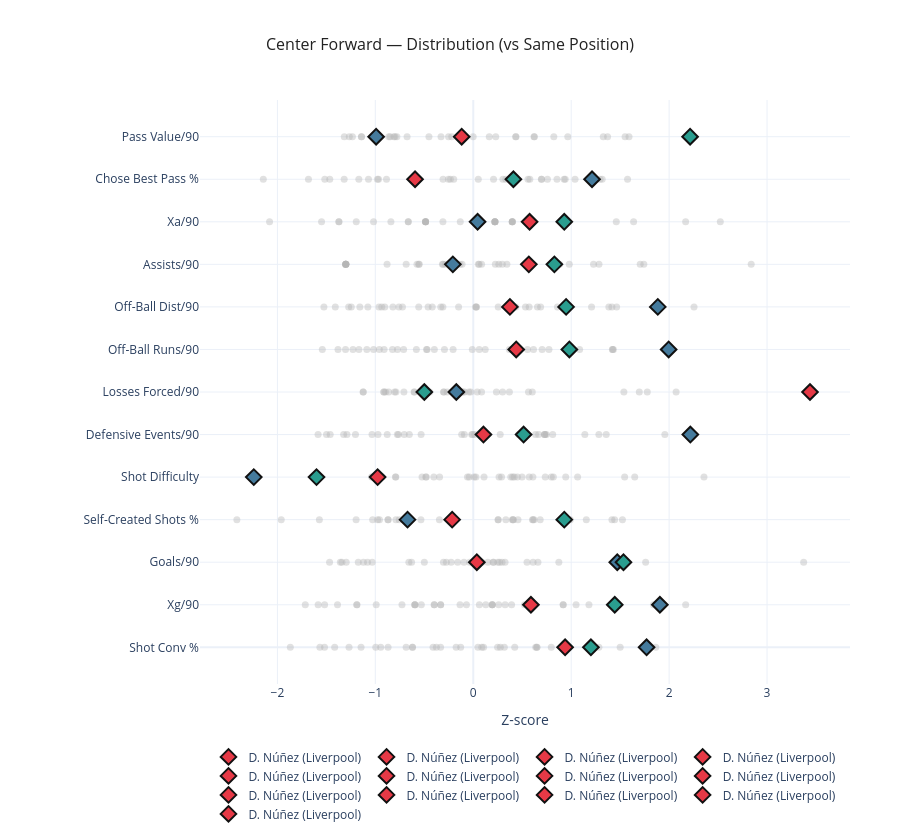
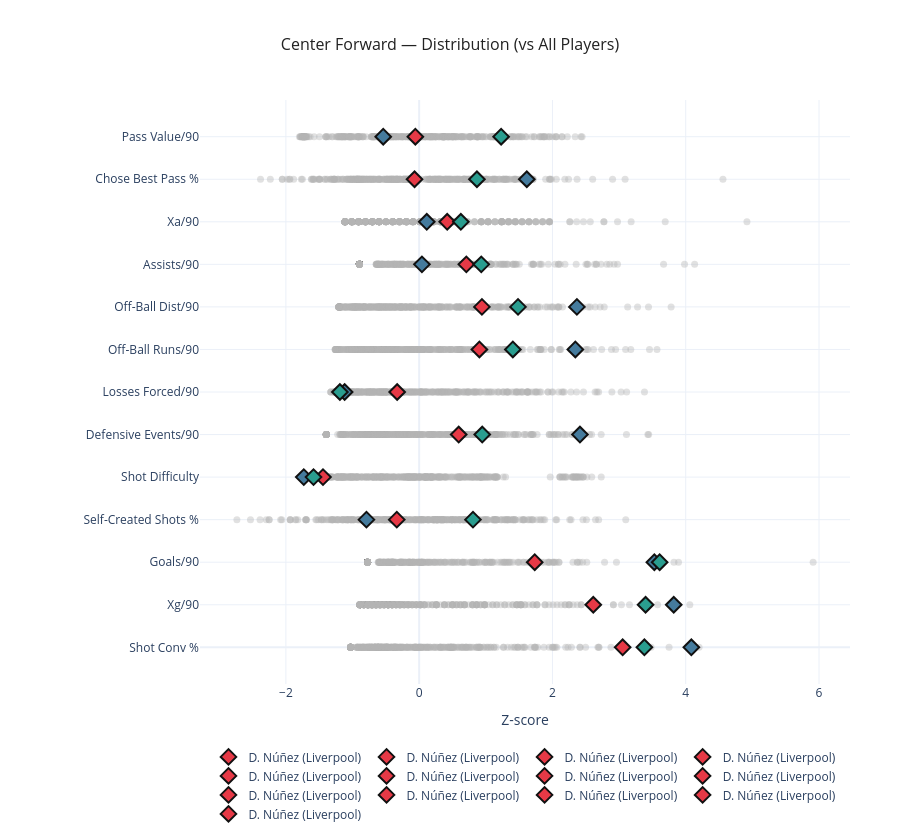

Notebook source saved alongside these figures, in order:
### Code cell
# USAGE EXAMPLE
plot_player_comparison(merged_final, ["D. Núñez", "E. Haaland", "A. Isak"])

### Figure 1 — Plotly figure (JSON) as saved in the notebook; plotly's stock layout.template omitted (floating-point values rounded to 4 significant figures)
{"data": [{"hoverinfo": "skip", "marker": {"color": "rgba(180,180,180,0.4)", "size": 7}, "mode": "markers", "showlegend": false, "type": "scatter", "x": [-0.621, -1.269, 0.6379, 0.6507, 0.2766, -0.6204, 0.2484, -0.3765, -0.6855, -0.1749, 0.3173, -1.566, -1.415, -1.868, -0.4102, 0.9795, 1.201, 1.168, -0.9452, 0.7967, 1.77, 1.283, 0.048, -1.146, -0.8702, -0.3334, 0.9379, 0.6492, -0.1284, 0.08667, 0.1056, 0.4236, 1.5, -1.519, -0.9958, 1.864], "y": [0, 0, 0, 0, 0, 0, 0, 0, 0, 0, 0, 0, 0, 0, 0, 0, 0, 0, 0, 0, 0, 0, 0, 0, 0, 0, 0, 0, 0, 0, 0, 0, 0, 0, 0, 0]}, {"hoverinfo": "skip", "marker": {"color": "rgba(180,180,180,0.4)", "size": 7}, "mode": "markers", "showlegend": false, "type": "scatter", "x": [-1.386, 0.1939, -0.3329, 1.84, 0.06218, -1.189, -0.7279, -1.189, -1.584, 0.128, 0.1939, 1.05, -0.0695, -1.716, 0.5231, -0.1353, 1.445, 0.9181, -0.3987, -0.5962, 1.906, 0.9181, 0.2597, -0.9913, -0.5962, -0.3987, 0.5889, -0.5304, 0.1939, 0.3914, -0.5962, 0.3255, 1.181, -1.518, -0.3329, 2.169], "y": [1, 1, 1, 1, 1, 1, 1, 1, 1, 1, 1, 1, 1, 1, 1, 1, 1, 1, 1, 1, 1, 1, 1, 1, 1, 1, 1, 1, 1, 1, 1, 1, 1, 1, 1, 1]}, {"hoverinfo": "skip", "marker": {"color": "rgba(180,180,180,0.4)", "size": 7}, "mode": "markers", "showlegend": false, "type": "scatter", "x": [-1.297, -0.4995, 0.02891, 0.2023, -0.2258, -1.08, -0.6295, -1.467, -0.3044, 0.06945, 0.2509, -0.6576, -1.174, -1.341, 0.08922, 0.8739, 1.534, 0.6602, -0.2744, 0.3247, 1.471, 0.6109, 0.2685, -1.032, 0.2078, 0.5491, 0.03635, 0.1489, -0.1593, 0.2937, -0.03731, -0.09467, 1.76, -1.122, -1.358, 3.374], "y": [2, 2, 2, 2, 2, 2, 2, 2, 2, 2, 2, 2, 2, 2, 2, 2, 2, 2, 2, 2, 2, 2, 2, 2, 2, 2, 2, 2, 2, 2, 2, 2, 2, 2, 2, 2]}, {"hoverinfo": "skip", "marker": {"color": "rgba(180,180,180,0.4)", "size": 7}, "mode": "markers", "showlegend": false, "type": "scatter", "x": [0.6048, 0.4065, -0.3458, 0.611, 0.6833, 0.9911, -0.8687, 0.9784, -1.572, -0.756, 0.3329, 1.523, 0.4092, -0.8714, -0.5343, -2.414, 0.9295, 0.6208, -0.9765, -1.961, -0.6712, 0.4566, 0.3985, -1.027, 1.154, 1.444, -0.2152, -0.7895, -0.1955, 0.2551, 1.416, 0.9338, -0.9576, 0.9495, 0.2527, -1.196], "y": [3, 3, 3, 3, 3, 3, 3, 3, 3, 3, 3, 3, 3, 3, 3, 3, 3, 3, 3, 3, 3, 3, 3, 3, 3, 3, 3, 3, 3, 3, 3, 3, 3, 3, 3, 3]}, {"hoverinfo": "skip", "marker": {"color": "rgba(180,180,180,0.4)", "size": 7}, "mode": "markers", "showlegend": false, "type": "scatter", "x": [0.818, 0.7967, 0.02763, -0.9305, 0.4981, 0.4017, -0.5231, 0.1097, 0.7351, 0.9439, -0.3439, 0.008887, -0.7948, 2.356, 0.4506, 0.5714, -1.601, 0.289, 1.546, 0.6088, -2.241, -2.201, -0.05939, 1.649, 0.2631, -1.032, -0.9766, -0.4803, -1.037, -0.4027, 0.4183, -0.7907, -0.4842, -0.04158, 1.066, 0.3829], "y": [4, 4, 4, 4, 4, 4, 4, 4, 4, 4, 4, 4, 4, 4, 4, 4, 4, 4, 4, 4, 4, 4, 4, 4, 4, 4, 4, 4, 4, 4, 4, 4, 4, 4, 4, 4]}, {"hoverinfo": "skip", "marker": {"color": "rgba(180,180,180,0.4)", "size": 7}, "mode": "markers", "showlegend": false, "type": "scatter", "x": [-0.6531, -0.5328, 0.6676, 0.4643, 1.956, -0.7754, 0.7268, -1.29, -1.499, 0.7468, -0.9729, -0.8787, -0.7642, -1.324, 0.5303, -0.01577, 0.514, 0.8114, -1.203, 1.358, 2.217, 0.636, 0.7291, -0.006376, 1.14, -0.09061, 0.1041, -1.585, -0.1181, -0.7047, 0.275, 1.283, -1.034, 0.7344, 0.01477, -1.461], "y": [5, 5, 5, 5, 5, 5, 5, 5, 5, 5, 5, 5, 5, 5, 5, 5, 5, 5, 5, 5, 5, 5, 5, 5, 5, 5, 5, 5, 5, 5, 5, 5, 5, 5, 5, 5]}, {"hoverinfo": "skip", "marker": {"color": "rgba(180,180,180,0.4)", "size": 7}, "mode": "markers", "showlegend": false, "type": "scatter", "x": [-0.105, -0.3032, 1.538, -0.2661, -0.02616, -0.1166, -0.6007, -0.863, -1.124, -0.4452, 0.6029, 0.2996, -1.124, -0.9136, 2.071, 0.564, -0.4997, 1.696, -0.6044, 0.0849, -0.173, 0.2364, 0.04022, -0.7896, -0.0452, 0.3688, 3.439, -0.9122, -0.5003, -0.895, -0.7081, -0.3004, -0.8029, -0.08689, 1.777, -0.5126], "y": [6, 6, 6, 6, 6, 6, 6, 6, 6, 6, 6, 6, 6, 6, 6, 6, 6, 6, 6, 6, 6, 6, 6, 6, 6, 6, 6, 6, 6, 6, 6, 6, 6, 6, 6, 6]}, {"hoverinfo": "skip", "marker": {"color": "rgba(180,180,180,0.4)", "size": 7}, "mode": "markers", "showlegend": false, "type": "scatter", "x": [-0.7111, -0.3975, 0.3688, 0.4542, 1.431, -0.4774, 0.06105, -1.228, -1.168, 1.423, -0.9107, -1.018, -0.7737, -1.381, 0.7726, -0.4709, 0.9815, 1.086, -1.304, 0.5546, 1.995, 1.421, -0.01, -0.206, 0.703, 0.1222, 0.4387, -1.542, 0.6155, -0.8246, -0.581, 1.968, -0.959, 0.947, -0.2943, -1.087], "y": [7, 7, 7, 7, 7, 7, 7, 7, 7, 7, 7, 7, 7, 7, 7, 7, 7, 7, 7, 7, 7, 7, 7, 7, 7, 7, 7, 7, 7, 7, 7, 7, 7, 7, 7, 7]}, {"hoverinfo": "skip", "marker": {"color": "rgba(180,180,180,0.4)", "size": 7}, "mode": "markers", "showlegend": false, "type": "scatter", "x": [-0.7229, -0.4188, 0.2547, 0.4349, 1.416, -0.4613, 0.03348, -1.245, -1.158, 1.464, -0.9343, -0.9629, -0.7596, -1.409, 0.5706, -0.31, 0.9482, 1.208, -1.272, 0.6878, 1.885, 1.384, 0.02943, -0.1497, 0.5334, 0.02449, 0.3745, -1.525, 0.6554, -0.8206, -0.5567, 2.254, -0.9032, 0.86, -0.3319, -1.076], "y": [8, 8, 8, 8, 8, 8, 8, 8, 8, 8, 8, 8, 8, 8, 8, 8, 8, 8, 8, 8, 8, 8, 8, 8, 8, 8, 8, 8, 8, 8, 8, 8, 8, 8, 8, 8]}, {"hoverinfo": "skip", "marker": {"color": "rgba(180,180,180,0.4)", "size": 7}, "mode": "markers", "showlegend": false, "type": "scatter", "x": [0.2613, 0.9805, 0.5605, 1.228, 0.05215, 2.838, 0.08494, -0.1354, 1.284, -0.1142, -1.302, -0.2836, -0.6852, -1.302, 0.297, -0.3078, 0.8284, 0.05997, -0.3147, 0.2255, -0.2084, 1.705, -0.5569, -0.5747, 1.742, -1.302, 0.5674, 0.3434, -0.8801, -1.302, -0.5516, 0.882, -0.2151, -1.302, -1.302, -1.302], "y": [9, 9, 9, 9, 9, 9, 9, 9, 9, 9, 9, 9, 9, 9, 9, 9, 9, 9, 9, 9, 9, 9, 9, 9, 9, 9, 9, 9, 9, 9, 9, 9, 9, 9, 9, 9]}, {"hoverinfo": "skip", "marker": {"color": "rgba(180,180,180,0.4)", "size": 7}, "mode": "markers", "showlegend": false, "type": "scatter", "x": [0.3983, 1.638, -0.4868, 0.3983, -0.3098, 0.2213, 0.04426, 0.9294, 2.169, 0.5754, -0.4868, 0.2213, -1.372, -2.08, 0.3983, -0.4868, 0.9294, -0.1328, -1.195, 0.04426, 0.04426, 0.2213, 0.2213, 0.2213, 2.523, 1.461, 0.5754, -1.018, -0.8409, -0.6639, -0.4868, 0.3983, -0.6639, -0.4868, -1.549, -1.372], "y": [10, 10, 10, 10, 10, 10, 10, 10, 10, 10, 10, 10, 10, 10, 10, 10, 10, 10, 10, 10, 10, 10, 10, 10, 10, 10, 10, 10, 10, 10, 10, 10, 10, 10, 10, 10]}, {"hoverinfo": "skip", "marker": {"color": "rgba(180,180,180,0.4)", "size": 7}, "mode": "markers", "showlegend": false, "type": "scatter", "x": [-1.683, -1.465, -1.516, 0.9278, 0.207, -0.3083, 0.6983, 0.8551, 1.295, 0.3943, -1.318, -2.144, 0.5588, 1.243, -0.2334, -0.2536, 0.41, 0.3029, -0.9674, 0.7577, 1.213, -1.168, 1.317, 0.5779, -0.9782, -1.07, -0.5944, 1.576, -0.1994, 0.05127, 0.6953, 1.039, 0.9394, -0.886, -0.6054, 0.3327], "y": [11, 11, 11, 11, 11, 11, 11, 11, 11, 11, 11, 11, 11, 11, 11, 11, 11, 11, 11, 11, 11, 11, 11, 11, 11, 11, 11, 11, 11, 11, 11, 11, 11, 11, 11, 11]}, {"hoverinfo": "skip", "marker": {"color": "rgba(180,180,180,0.4)", "size": 7}, "mode": "markers", "showlegend": false, "type": "scatter", "x": [-0.676, 1.591, 0.2296, 1.372, -0.848, 1.551, -1.234, 0.6202, 0.9654, -0.0009206, 1.328, 0.1635, -1.142, -0.4524, -0.08925, -1.141, 2.214, 0.6244, -0.7983, -0.78, -0.9919, -0.09336, 0.433, 0.8227, 2.22, 0.4366, -0.1182, -0.3292, -0.8105, -0.2195, -0.8633, -0.1474, -1.317, -1.266, -0.9999, -0.2523], "y": [12, 12, 12, 12, 12, 12, 12, 12, 12, 12, 12, 12, 12, 12, 12, 12, 12, 12, 12, 12, 12, 12, 12, 12, 12, 12, 12, 12, 12, 12, 12, 12, 12, 12, 12, 12]}, {"hovertemplate": "<b>D. Núñez (Liverpool)</b><br>Shot Conv %<br>Z-score: 0.94<br>Percentile: 81%", "marker": {"color": "#E63946", "line": {"color": "#111111", "width": 2}, "size": 12, "symbol": "diamond"}, "mode": "markers", "name": "D. Núñez (Liverpool)", "showlegend": true, "type": "scatter", "x": [0.9379], "y": [0]}, {"hovertemplate": "<b>D. Núñez (Liverpool)</b><br>xG/90<br>Z-score: 0.59<br>Percentile: 78%", "marker": {"color": "#E63946", "line": {"color": "#111111", "width": 2}, "size": 12, "symbol": "diamond"}, "mode": "markers", "name": "D. Núñez (Liverpool)", "showlegend": true, "type": "scatter", "x": [0.5889], "y": [1]}, {"hovertemplate": "<b>D. Núñez (Liverpool)</b><br>Goals/90<br>Z-score: 0.04<br>Percentile: 53%", "marker": {"color": "#E63946", "line": {"color": "#111111", "width": 2}, "size": 12, "symbol": "diamond"}, "mode": "markers", "name": "D. Núñez (Liverpool)", "showlegend": true, "type": "scatter", "x": [0.03635], "y": [2]}, {"hovertemplate": "<b>D. Núñez (Liverpool)</b><br>Self-Created Shots %<br>Z-score: -0.22<br>Percentile: 42%", "marker": {"color": "#E63946", "line": {"color": "#111111", "width": 2}, "size": 12, "symbol": "diamond"}, "mode": "markers", "name": "D. Núñez (Liverpool)", "showlegend": true, "type": "scatter", "x": [-0.2152], "y": [3]}, {"hovertemplate": "<b>D. Núñez (Liverpool)</b><br>Shot Difficulty<br>Z-score: -0.98<br>Percentile: 17%", "marker": {"color": "#E63946", "line": {"color": "#111111", "width": 2}, "size": 12, "symbol": "diamond"}, "mode": "markers", "name": "D. Núñez (Liverpool)", "showlegend": true, "type": "scatter", "x": [-0.9766], "y": [4]}, {"hovertemplate": "<b>D. Núñez (Liverpool)</b><br>Defensive Events/90<br>Z-score: 0.10<br>Percentile: 56%", "marker": {"color": "#E63946", "line": {"color": "#111111", "width": 2}, "size": 12, "symbol": "diamond"}, "mode": "markers", "name": "D. Núñez (Liverpool)", "showlegend": true, "type": "scatter", "x": [0.1041], "y": [5]}, {"hovertemplate": "<b>D. Núñez (Liverpool)</b><br>Losses Forced/90<br>Z-score: 3.44<br>Percentile: 100%", "marker": {"color": "#E63946", "line": {"color": "#111111", "width": 2}, "size": 12, "symbol": "diamond"}, "mode": "markers", "name": "D. Núñez (Liverpool)", "showlegend": true, "type": "scatter", "x": [3.439], "y": [6]}, {"hovertemplate": "<b>D. Núñez (Liverpool)</b><br>Off-ball Runs/90<br>Z-score: 0.44<br>Percentile: 64%", "marker": {"color": "#E63946", "line": {"color": "#111111", "width": 2}, "size": 12, "symbol": "diamond"}, "mode": "markers", "name": "D. Núñez (Liverpool)", "showlegend": true, "type": "scatter", "x": [0.4387], "y": [7]}, {"hovertemplate": "<b>D. Núñez (Liverpool)</b><br>Off-ball Dist/90<br>Z-score: 0.37<br>Percentile: 64%", "marker": {"color": "#E63946", "line": {"color": "#111111", "width": 2}, "size": 12, "symbol": "diamond"}, "mode": "markers", "name": "D. Núñez (Liverpool)", "showlegend": true, "type": "scatter", "x": [0.3745], "y": [8]}, {"hovertemplate": "<b>D. Núñez (Liverpool)</b><br>Assists/90<br>Z-score: 0.57<br>Percentile: 78%", "marker": {"color": "#E63946", "line": {"color": "#111111", "width": 2}, "size": 12, "symbol": "diamond"}, "mode": "markers", "name": "D. Núñez (Liverpool)", "showlegend": true, "type": "scatter", "x": [0.5674], "y": [9]}, {"hovertemplate": "<b>D. Núñez (Liverpool)</b><br>xA/90<br>Z-score: 0.58<br>Percentile: 82%", "marker": {"color": "#E63946", "line": {"color": "#111111", "width": 2}, "size": 12, "symbol": "diamond"}, "mode": "markers", "name": "D. Núñez (Liverpool)", "showlegend": true, "type": "scatter", "x": [0.5754], "y": [10]}, {"hovertemplate": "<b>D. Núñez (Liverpool)</b><br>Chose Best Pass %<br>Z-score: -0.59<br>Percentile: 33%", "marker": {"color": "#E63946", "line": {"color": "#111111", "width": 2}, "size": 12, "symbol": "diamond"}, "mode": "markers", "name": "D. Núñez (Liverpool)", "showlegend": true, "type": "scatter", "x": [-0.5944], "y": [11]}, {"hovertemplate": "<b>D. Núñez (Liverpool)</b><br>Pass Value/90<br>Z-score: -0.12<br>Percentile: 53%", "marker": {"color": "#E63946", "line": {"color": "#111111", "width": 2}, "size": 12, "symbol": "diamond"}, "mode": "markers", "name": "D. Núñez (Liverpool)", "showlegend": true, "type": "scatter", "x": [-0.1182], "y": [12]}, {"hovertemplate": "<b>E. Haaland (Manchester City)</b><br>Shot Conv %<br>Z-score: 1.77<br>Percentile: 97%", "marker": {"color": "#457B9D", "line": {"color": "#111111", "width": 2}, "size": 12, "symbol": "diamond"}, "mode": "markers", "showlegend": false, "type": "scatter", "x": [1.77], "y": [0]}, {"hovertemplate": "<b>E. Haaland (Manchester City)</b><br>xG/90<br>Z-score: 1.91<br>Percentile: 97%", "marker": {"color": "#457B9D", "line": {"color": "#111111", "width": 2}, "size": 12, "symbol": "diamond"}, "mode": "markers", "showlegend": false, "type": "scatter", "x": [1.906], "y": [1]}, {"hovertemplate": "<b>E. Haaland (Manchester City)</b><br>Goals/90<br>Z-score: 1.47<br>Percentile: 92%", "marker": {"color": "#457B9D", "line": {"color": "#111111", "width": 2}, "size": 12, "symbol": "diamond"}, "mode": "markers", "showlegend": false, "type": "scatter", "x": [1.471], "y": [2]}, {"hovertemplate": "<b>E. Haaland (Manchester City)</b><br>Self-Created Shots %<br>Z-score: -0.67<br>Percentile: 33%", "marker": {"color": "#457B9D", "line": {"color": "#111111", "width": 2}, "size": 12, "symbol": "diamond"}, "mode": "markers", "showlegend": false, "type": "scatter", "x": [-0.6712], "y": [3]}, {"hovertemplate": "<b>E. Haaland (Manchester City)</b><br>Shot Difficulty<br>Z-score: -2.24<br>Percentile: 3%", "marker": {"color": "#457B9D", "line": {"color": "#111111", "width": 2}, "size": 12, "symbol": "diamond"}, "mode": "markers", "showlegend": false, "type": "scatter", "x": [-2.241], "y": [4]}, {"hovertemplate": "<b>E. Haaland (Manchester City)</b><br>Defensive Events/90<br>Z-score: 2.22<br>Percentile: 100%", "marker": {"color": "#457B9D", "line": {"color": "#111111", "width": 2}, "size": 12, "symbol": "diamond"}, "mode": "markers", "showlegend": false, "type": "scatter", "x": [2.217], "y": [5]}, {"hovertemplate": "<b>E. Haaland (Manchester City)</b><br>Losses Forced/90<br>Z-score: -0.17<br>Percentile: 53%", "marker": {"color": "#457B9D", "line": {"color": "#111111", "width": 2}, "size": 12, "symbol": "diamond"}, "mode": "markers", "showlegend": false, "type": "scatter", "x": [-0.173], "y": [6]}, {"hovertemplate": "<b>E. Haaland (Manchester City)</b><br>Off-ball Runs/90<br>Z-score: 2.00<br>Percentile: 100%", "marker": {"color": "#457B9D", "line": {"color": "#111111", "width": 2}, "size": 12, "symbol": "diamond"}, "mode": "markers", "showlegend": false, "type": "scatter", "x": [1.995], "y": [7]}, {"hovertemplate": "<b>E. Haaland (Manchester City)</b><br>Off-ball Dist/90<br>Z-score: 1.88<br>Percentile: 97%", "marker": {"color": "#457B9D", "line": {"color": "#111111", "width": 2}, "size": 12, "symbol": "diamond"}, "mode": "markers", "showlegend": false, "type": "scatter", "x": [1.885], "y": [8]}, {"hovertemplate": "<b>E. Haaland (Manchester City)</b><br>Assists/90<br>Z-score: -0.21<br>Percentile: 47%", "marker": {"color": "#457B9D", "line": {"color": "#111111", "width": 2}, "size": 12, "symbol": "diamond"}, "mode": "markers", "showlegend": false, "type": "scatter", "x": [-0.2084], "y": [9]}, {"hovertemplate": "<b>E. Haaland (Manchester City)</b><br>xA/90<br>Z-score: 0.04<br>Percentile: 50%", "marker": {"color": "#457B9D", "line": {"color": "#111111", "width": 2}, "size": 12, "symbol": "diamond"}, "mode": "markers", "showlegend": false, "type": "scatter", "x": [0.04426], "y": [10]}, {"hovertemplate": "<b>E. Haaland (Manchester City)</b><br>Chose Best Pass %<br>Z-score: 1.21<br>Percentile: 89%", "marker": {"color": "#457B9D", "line": {"color": "#111111", "width": 2}, "size": 12, "symbol": "diamond"}, "mode": "markers", "showlegend": false, "type": "scatter", "x": [1.213], "y": [11]}, {"hovertemplate": "<b>E. Haaland (Manchester City)</b><br>Pass Value/90<br>Z-score: -0.99<br>Percentile: 19%", "marker": {"color": "#457B9D", "line": {"color": "#111111", "width": 2}, "size": 12, "symbol": "diamond"}, "mode": "markers", "showlegend": false, "type": "scatter", "x": [-0.9919], "y": [12]}, {"hovertemplate": "<b>A. Isak (Newcastle United)</b><br>Shot Conv %<br>Z-score: 1.20<br>Percentile: 89%", "marker": {"color": "#2A9D8F", "line": {"color": "#111111", "width": 2}, "size": 12, "symbol": "diamond"}, "mode": "markers", "showlegend": false, "type": "scatter", "x": [1.201], "y": [0]}, {"hovertemplate": "<b>A. Isak (Newcastle United)</b><br>xG/90<br>Z-score: 1.44<br>Percentile: 92%", "marker": {"color": "#2A9D8F", "line": {"color": "#111111", "width": 2}, "size": 12, "symbol": "diamond"}, "mode": "markers", "showlegend": false, "type": "scatter", "x": [1.445], "y": [1]}, {"hovertemplate": "<b>A. Isak (Newcastle United)</b><br>Goals/90<br>Z-score: 1.53<br>Percentile: 94%", "marker": {"color": "#2A9D8F", "line": {"color": "#111111", "width": 2}, "size": 12, "symbol": "diamond"}, "mode": "markers", "showlegend": false, "type": "scatter", "x": [1.534], "y": [2]}, {"hovertemplate": "<b>A. Isak (Newcastle United)</b><br>Self-Created Shots %<br>Z-score: 0.93<br>Percentile: 78%", "marker": {"color": "#2A9D8F", "line": {"color": "#111111", "width": 2}, "size": 12, "symbol": "diamond"}, "mode": "markers", "showlegend": false, "type": "scatter", "x": [0.9295], "y": [3]}, {"hovertemplate": "<b>A. Isak (Newcastle United)</b><br>Shot Difficulty<br>Z-score: -1.60<br>Percentile: 8%", "marker": {"color": "#2A9D8F", "line": {"color": "#111111", "width": 2}, "size": 12, "symbol": "diamond"}, "mode": "markers", "showlegend": false, "type": "scatter", "x": [-1.601], "y": [4]}, {"hovertemplate": "<b>A. Isak (Newcastle United)</b><br>Defensive Events/90<br>Z-score: 0.51<br>Percentile: 64%", "marker": {"color": "#2A9D8F", "line": {"color": "#111111", "width": 2}, "size": 12, "symbol": "diamond"}, "mode": "markers", "showlegend": false, "type": "scatter", "x": [0.514], "y": [5]}, {"hovertemplate": "<b>A. Isak (Newcastle United)</b><br>Losses Forced/90<br>Z-score: -0.50<br>Percentile: 39%", "marker": {"color": "#2A9D8F", "line": {"color": "#111111", "width": 2}, "size": 12, "symbol": "diamond"}, "mode": "markers", "showlegend": false, "type": "scatter", "x": [-0.4997], "y": [6]}, {"hovertemplate": "<b>A. Isak (Newcastle United)</b><br>Off-ball Runs/90<br>Z-score: 0.98<br>Percentile: 83%", "marker": {"color": "#2A9D8F", "line": {"color": "#111111", "width": 2}, "size": 12, "symbol": "diamond"}, "mode": "markers", "showlegend": false, "type": "scatter", "x": [0.9815], "y": [7]}, {"hovertemplate": "<b>A. Isak (Newcastle United)</b><br>Off-ball Dist/90<br>Z-score: 0.95<br>Percentile: 83%", "marker": {"color": "#2A9D8F", "line": {"color": "#111111", "width": 2}, "size": 12, "symbol": "diamond"}, "mode": "markers", "showlegend": false, "type": "scatter", "x": [0.9482], "y": [8]}, {"hovertemplate": "<b>A. Isak (Newcastle United)</b><br>Assists/90<br>Z-score: 0.83<br>Percentile: 81%", "marker": {"color": "#2A9D8F", "line": {"color": "#111111", "width": 2}, "size": 12, "symbol": "diamond"}, "mode": "markers", "showlegend": false, "type": "scatter", "x": [0.8284], "y": [9]}, {"hovertemplate": "<b>A. Isak (Newcastle United)</b><br>xA/90<br>Z-score: 0.93<br>Percentile: 88%", "marker": {"color": "#2A9D8F", "line": {"color": "#111111", "width": 2}, "size": 12, "symbol": "diamond"}, "mode": "markers", "showlegend": false, "type": "scatter", "x": [0.9294], "y": [10]}, {"hovertemplate": "<b>A. Isak (Newcastle United)</b><br>Chose Best Pass %<br>Z-score: 0.41<br>Percentile: 61%", "marker": {"color": "#2A9D8F", "line": {"color": "#111111", "width": 2}, "size": 12, "symbol": "diamond"}, "mode": "markers", "showlegend": false, "type": "scatter", "x": [0.41], "y": [11]}, {"hovertemplate": "<b>A. Isak (Newcastle United)</b><br>Pass Value/90<br>Z-score: 2.21<br>Percentile: 97%", "marker": {"color": "#2A9D8F", "line": {"color": "#111111", "width": 2}, "size": 12, "symbol": "diamond"}, "mode": "markers", "showlegend": false, "type": "scatter", "x": [2.214], "y": [12]}], "layout": {"height": 840, "legend": {"orientation": "h", "x": 0.5, "xanchor": "center"}, "margin": {"b": 50, "l": 200, "r": 50, "t": 100}, "title": {"font": {"color": "#222222", "size": 16}, "text": "Center Forward — Distribution (vs Same Position)", "x": 0.5, "xanchor": "center"}, "xaxis": {"title": {"text": "Z-score"}, "zeroline": true}, "yaxis": {"automargin": true, "ticktext": ["Shot Conv %", "Xg/90", "Goals/90", "Self-Created Shots %", "Shot Difficulty", "Defensive Events/90", "Losses Forced/90", "Off-Ball Runs/90", "Off-Ball Dist/90", "Assists/90", "Xa/90", "Chose Best Pass %", "Pass Value/90"], "tickvals": [0, 1, 2, 3, 4, 5, 6, 7, 8, 9, 10, 11, 12]}}}

### Figure 2 — Plotly figure (JSON) as saved in the notebook; plotly's stock layout.template omitted (floating-point values rounded to 4 significant figures; data arrays with more than 128 entries replaced by an {"elided": "..."} marker saying what was removed)
{"data": [{"hoverinfo": "skip", "marker": {"color": "rgba(180,180,180,0.4)", "size": 7}, "mode": "markers", "showlegend": false, "type": "scatter", "x": {"elided": "381 float values"}, "y": {"elided": "381 int values"}}, {"hoverinfo": "skip", "marker": {"color": "rgba(180,180,180,0.4)", "size": 7}, "mode": "markers", "showlegend": false, "type": "scatter", "x": {"elided": "381 float values"}, "y": {"elided": "381 int values"}}, {"hoverinfo": "skip", "marker": {"color": "rgba(180,180,180,0.4)", "size": 7}, "mode": "markers", "showlegend": false, "type": "scatter", "x": {"elided": "381 float values"}, "y": {"elided": "381 int values"}}, {"hoverinfo": "skip", "marker": {"color": "rgba(180,180,180,0.4)", "size": 7}, "mode": "markers", "showlegend": false, "type": "scatter", "x": {"elided": "381 float values"}, "y": {"elided": "381 int values"}}, {"hoverinfo": "skip", "marker": {"color": "rgba(180,180,180,0.4)", "size": 7}, "mode": "markers", "showlegend": false, "type": "scatter", "x": {"elided": "381 float values"}, "y": {"elided": "381 int values"}}, {"hoverinfo": "skip", "marker": {"color": "rgba(180,180,180,0.4)", "size": 7}, "mode": "markers", "showlegend": false, "type": "scatter", "x": {"elided": "381 float values"}, "y": {"elided": "381 int values"}}, {"hoverinfo": "skip", "marker": {"color": "rgba(180,180,180,0.4)", "size": 7}, "mode": "markers", "showlegend": false, "type": "scatter", "x": {"elided": "381 float values"}, "y": {"elided": "381 int values"}}, {"hoverinfo": "skip", "marker": {"color": "rgba(180,180,180,0.4)", "size": 7}, "mode": "markers", "showlegend": false, "type": "scatter", "x": {"elided": "381 float values"}, "y": {"elided": "381 int values"}}, {"hoverinfo": "skip", "marker": {"color": "rgba(180,180,180,0.4)", "size": 7}, "mode": "markers", "showlegend": false, "type": "scatter", "x": {"elided": "381 float values"}, "y": {"elided": "381 int values"}}, {"hoverinfo": "skip", "marker": {"color": "rgba(180,180,180,0.4)", "size": 7}, "mode": "markers", "showlegend": false, "type": "scatter", "x": {"elided": "381 float values"}, "y": {"elided": "381 int values"}}, {"hoverinfo": "skip", "marker": {"color": "rgba(180,180,180,0.4)", "size": 7}, "mode": "markers", "showlegend": false, "type": "scatter", "x": {"elided": "381 float values"}, "y": {"elided": "381 int values"}}, {"hoverinfo": "skip", "marker": {"color": "rgba(180,180,180,0.4)", "size": 7}, "mode": "markers", "showlegend": false, "type": "scatter", "x": {"elided": "381 float values"}, "y": {"elided": "381 int values"}}, {"hoverinfo": "skip", "marker": {"color": "rgba(180,180,180,0.4)", "size": 7}, "mode": "markers", "showlegend": false, "type": "scatter", "x": {"elided": "381 float values"}, "y": {"elided": "381 int values"}}, {"hovertemplate": "<b>D. Núñez (Liverpool)</b><br>Shot Conv %<br>Z-score: 3.05<br>Percentile: 98%", "marker": {"color": "#E63946", "line": {"color": "#111111", "width": 2}, "size": 12, "symbol": "diamond"}, "mode": "markers", "name": "D. Núñez (Liverpool)", "showlegend": true, "type": "scatter", "x": [3.054], "y": [0]}, {"hovertemplate": "<b>D. Núñez (Liverpool)</b><br>xG/90<br>Z-score: 2.61<br>Percentile: 98%", "marker": {"color": "#E63946", "line": {"color": "#111111", "width": 2}, "size": 12, "symbol": "diamond"}, "mode": "markers", "name": "D. Núñez (Liverpool)", "showlegend": true, "type": "scatter", "x": [2.613], "y": [1]}, {"hovertemplate": "<b>D. Núñez (Liverpool)</b><br>Goals/90<br>Z-score: 1.73<br>Percentile: 92%", "marker": {"color": "#E63946", "line": {"color": "#111111", "width": 2}, "size": 12, "symbol": "diamond"}, "mode": "markers", "name": "D. Núñez (Liverpool)", "showlegend": true, "type": "scatter", "x": [1.734], "y": [2]}, {"hovertemplate": "<b>D. Núñez (Liverpool)</b><br>Self-Created Shots %<br>Z-score: -0.34<br>Percentile: 40%", "marker": {"color": "#E63946", "line": {"color": "#111111", "width": 2}, "size": 12, "symbol": "diamond"}, "mode": "markers", "name": "D. Núñez (Liverpool)", "showlegend": true, "type": "scatter", "x": [-0.3354], "y": [3]}, {"hovertemplate": "<b>D. Núñez (Liverpool)</b><br>Shot Difficulty<br>Z-score: -1.44<br>Percentile: 2%", "marker": {"color": "#E63946", "line": {"color": "#111111", "width": 2}, "size": 12, "symbol": "diamond"}, "mode": "markers", "name": "D. Núñez (Liverpool)", "showlegend": true, "type": "scatter", "x": [-1.443], "y": [4]}, {"hovertemplate": "<b>D. Núñez (Liverpool)</b><br>Defensive Events/90<br>Z-score: 0.59<br>Percentile: 73%", "marker": {"color": "#E63946", "line": {"color": "#111111", "width": 2}, "size": 12, "symbol": "diamond"}, "mode": "markers", "name": "D. Núñez (Liverpool)", "showlegend": true, "type": "scatter", "x": [0.5936], "y": [5]}, {"hovertemplate": "<b>D. Núñez (Liverpool)</b><br>Losses Forced/90<br>Z-score: -0.33<br>Percentile: nan%", "marker": {"color": "#E63946", "line": {"color": "#111111", "width": 2}, "size": 12, "symbol": "diamond"}, "mode": "markers", "name": "D. Núñez (Liverpool)", "showlegend": true, "type": "scatter", "x": [-0.3299], "y": [6]}, {"hovertemplate": "<b>D. Núñez (Liverpool)</b><br>Off-ball Runs/90<br>Z-score: 0.90<br>Percentile: 83%", "marker": {"color": "#E63946", "line": {"color": "#111111", "width": 2}, "size": 12, "symbol": "diamond"}, "mode": "markers", "name": "D. Núñez (Liverpool)", "showlegend": true, "type": "scatter", "x": [0.9039], "y": [7]}, {"hovertemplate": "<b>D. Núñez (Liverpool)</b><br>Off-ball Dist/90<br>Z-score: 0.94<br>Percentile: 82%", "marker": {"color": "#E63946", "line": {"color": "#111111", "width": 2}, "size": 12, "symbol": "diamond"}, "mode": "markers", "name": "D. Núñez (Liverpool)", "showlegend": true, "type": "scatter", "x": [0.9421], "y": [8]}, {"hovertemplate": "<b>D. Núñez (Liverpool)</b><br>Assists/90<br>Z-score: 0.71<br>Percentile: 78%", "marker": {"color": "#E63946", "line": {"color": "#111111", "width": 2}, "size": 12, "symbol": "diamond"}, "mode": "markers", "name": "D. Núñez (Liverpool)", "showlegend": true, "type": "scatter", "x": [0.7078], "y": [9]}, {"hovertemplate": "<b>D. Núñez (Liverpool)</b><br>xA/90<br>Z-score: 0.42<br>Percentile: 72%", "marker": {"color": "#E63946", "line": {"color": "#111111", "width": 2}, "size": 12, "symbol": "diamond"}, "mode": "markers", "name": "D. Núñez (Liverpool)", "showlegend": true, "type": "scatter", "x": [0.421], "y": [10]}, {"hovertemplate": "<b>D. Núñez (Liverpool)</b><br>Chose Best Pass %<br>Z-score: -0.07<br>Percentile: 53%", "marker": {"color": "#E63946", "line": {"color": "#111111", "width": 2}, "size": 12, "symbol": "diamond"}, "mode": "markers", "name": "D. Núñez (Liverpool)", "showlegend": true, "type": "scatter", "x": [-0.0693], "y": [11]}, {"hovertemplate": "<b>D. Núñez (Liverpool)</b><br>Pass Value/90<br>Z-score: -0.06<br>Percentile: 49%", "marker": {"color": "#E63946", "line": {"color": "#111111", "width": 2}, "size": 12, "symbol": "diamond"}, "mode": "markers", "name": "D. Núñez (Liverpool)", "showlegend": true, "type": "scatter", "x": [-0.05713], "y": [12]}, {"hovertemplate": "<b>E. Haaland (Manchester City)</b><br>Shot Conv %<br>Z-score: 4.08<br>Percentile: 100%", "marker": {"color": "#457B9D", "line": {"color": "#111111", "width": 2}, "size": 12, "symbol": "diamond"}, "mode": "markers", "showlegend": false, "type": "scatter", "x": [4.084], "y": [0]}, {"hovertemplate": "<b>E. Haaland (Manchester City)</b><br>xG/90<br>Z-score: 3.82<br>Percentile: 100%", "marker": {"color": "#457B9D", "line": {"color": "#111111", "width": 2}, "size": 12, "symbol": "diamond"}, "mode": "markers", "showlegend": false, "type": "scatter", "x": [3.82], "y": [1]}, {"hovertemplate": "<b>E. Haaland (Manchester City)</b><br>Goals/90<br>Z-score: 3.53<br>Percentile: 99%", "marker": {"color": "#457B9D", "line": {"color": "#111111", "width": 2}, "size": 12, "symbol": "diamond"}, "mode": "markers", "showlegend": false, "type": "scatter", "x": [3.53], "y": [2]}, {"hovertemplate": "<b>E. Haaland (Manchester City)</b><br>Self-Created Shots %<br>Z-score: -0.79<br>Percentile: 21%", "marker": {"color": "#457B9D", "line": {"color": "#111111", "width": 2}, "size": 12, "symbol": "diamond"}, "mode": "markers", "showlegend": false, "type": "scatter", "x": [-0.7908], "y": [3]}, {"hovertemplate": "<b>E. Haaland (Manchester City)</b><br>Shot Difficulty<br>Z-score: -1.73<br>Percentile: 0%", "marker": {"color": "#457B9D", "line": {"color": "#111111", "width": 2}, "size": 12, "symbol": "diamond"}, "mode": "markers", "showlegend": false, "type": "scatter", "x": [-1.731], "y": [4]}, {"hovertemplate": "<b>E. Haaland (Manchester City)</b><br>Defensive Events/90<br>Z-score: 2.41<br>Percentile: 98%", "marker": {"color": "#457B9D", "line": {"color": "#111111", "width": 2}, "size": 12, "symbol": "diamond"}, "mode": "markers", "showlegend": false, "type": "scatter", "x": [2.413], "y": [5]}, {"hovertemplate": "<b>E. Haaland (Manchester City)</b><br>Losses Forced/90<br>Z-score: -1.12<br>Percentile: nan%", "marker": {"color": "#457B9D", "line": {"color": "#111111", "width": 2}, "size": 12, "symbol": "diamond"}, "mode": "markers", "showlegend": false, "type": "scatter", "x": [-1.118], "y": [6]}, {"hovertemplate": "<b>E. Haaland (Manchester City)</b><br>Off-ball Runs/90<br>Z-score: 2.34<br>Percentile: 97%", "marker": {"color": "#457B9D", "line": {"color": "#111111", "width": 2}, "size": 12, "symbol": "diamond"}, "mode": "markers", "showlegend": false, "type": "scatter", "x": [2.344], "y": [7]}, {"hovertemplate": "<b>E. Haaland (Manchester City)</b><br>Off-ball Dist/90<br>Z-score: 2.37<br>Percentile: 97%", "marker": {"color": "#457B9D", "line": {"color": "#111111", "width": 2}, "size": 12, "symbol": "diamond"}, "mode": "markers", "showlegend": false, "type": "scatter", "x": [2.367], "y": [8]}, {"hovertemplate": "<b>E. Haaland (Manchester City)</b><br>Assists/90<br>Z-score: 0.04<br>Percentile: 60%", "marker": {"color": "#457B9D", "line": {"color": "#111111", "width": 2}, "size": 12, "symbol": "diamond"}, "mode": "markers", "showlegend": false, "type": "scatter", "x": [0.04162], "y": [9]}, {"hovertemplate": "<b>E. Haaland (Manchester City)</b><br>xA/90<br>Z-score: 0.11<br>Percentile: 63%", "marker": {"color": "#457B9D", "line": {"color": "#111111", "width": 2}, "size": 12, "symbol": "diamond"}, "mode": "markers", "showlegend": false, "type": "scatter", "x": [0.1143], "y": [10]}, {"hovertemplate": "<b>E. Haaland (Manchester City)</b><br>Chose Best Pass %<br>Z-score: 1.62<br>Percentile: 95%", "marker": {"color": "#457B9D", "line": {"color": "#111111", "width": 2}, "size": 12, "symbol": "diamond"}, "mode": "markers", "showlegend": false, "type": "scatter", "x": [1.615], "y": [11]}, {"hovertemplate": "<b>E. Haaland (Manchester City)</b><br>Pass Value/90<br>Z-score: -0.54<br>Percentile: 30%", "marker": {"color": "#457B9D", "line": {"color": "#111111", "width": 2}, "size": 12, "symbol": "diamond"}, "mode": "markers", "showlegend": false, "type": "scatter", "x": [-0.5393], "y": [12]}, {"hovertemplate": "<b>A. Isak (Newcastle United)</b><br>Shot Conv %<br>Z-score: 3.38<br>Percentile: 99%", "marker": {"color": "#2A9D8F", "line": {"color": "#111111", "width": 2}, "size": 12, "symbol": "diamond"}, "mode": "markers", "showlegend": false, "type": "scatter", "x": [3.38], "y": [0]}, {"hovertemplate": "<b>A. Isak (Newcastle United)</b><br>xG/90<br>Z-score: 3.40<br>Percentile: 99%", "marker": {"color": "#2A9D8F", "line": {"color": "#111111", "width": 2}, "size": 12, "symbol": "diamond"}, "mode": "markers", "showlegend": false, "type": "scatter", "x": [3.398], "y": [1]}, {"hovertemplate": "<b>A. Isak (Newcastle United)</b><br>Goals/90<br>Z-score: 3.61<br>Percentile: 99%", "marker": {"color": "#2A9D8F", "line": {"color": "#111111", "width": 2}, "size": 12, "symbol": "diamond"}, "mode": "markers", "showlegend": false, "type": "scatter", "x": [3.609], "y": [2]}, {"hovertemplate": "<b>A. Isak (Newcastle United)</b><br>Self-Created Shots %<br>Z-score: 0.81<br>Percentile: 78%", "marker": {"color": "#2A9D8F", "line": {"color": "#111111", "width": 2}, "size": 12, "symbol": "diamond"}, "mode": "markers", "showlegend": false, "type": "scatter", "x": [0.8078], "y": [3]}, {"hovertemplate": "<b>A. Isak (Newcastle United)</b><br>Shot Difficulty<br>Z-score: -1.59<br>Percentile: 1%", "marker": {"color": "#2A9D8F", "line": {"color": "#111111", "width": 2}, "size": 12, "symbol": "diamond"}, "mode": "markers", "showlegend": false, "type": "scatter", "x": [-1.585], "y": [4]}, {"hovertemplate": "<b>A. Isak (Newcastle United)</b><br>Defensive Events/90<br>Z-score: 0.95<br>Percentile: 81%", "marker": {"color": "#2A9D8F", "line": {"color": "#111111", "width": 2}, "size": 12, "symbol": "diamond"}, "mode": "markers", "showlegend": false, "type": "scatter", "x": [0.9466], "y": [5]}, {"hovertemplate": "<b>A. Isak (Newcastle United)</b><br>Losses Forced/90<br>Z-score: -1.19<br>Percentile: nan%", "marker": {"color": "#2A9D8F", "line": {"color": "#111111", "width": 2}, "size": 12, "symbol": "diamond"}, "mode": "markers", "showlegend": false, "type": "scatter", "x": [-1.19], "y": [6]}, {"hovertemplate": "<b>A. Isak (Newcastle United)</b><br>Off-ball Runs/90<br>Z-score: 1.41<br>Percentile: 91%", "marker": {"color": "#2A9D8F", "line": {"color": "#111111", "width": 2}, "size": 12, "symbol": "diamond"}, "mode": "markers", "showlegend": false, "type": "scatter", "x": [1.406], "y": [7]}, {"hovertemplate": "<b>A. Isak (Newcastle United)</b><br>Off-ball Dist/90<br>Z-score: 1.48<br>Percentile: 91%", "marker": {"color": "#2A9D8F", "line": {"color": "#111111", "width": 2}, "size": 12, "symbol": "diamond"}, "mode": "markers", "showlegend": false, "type": "scatter", "x": [1.484], "y": [8]}, {"hovertemplate": "<b>A. Isak (Newcastle United)</b><br>Assists/90<br>Z-score: 0.93<br>Percentile: 83%", "marker": {"color": "#2A9D8F", "line": {"color": "#111111", "width": 2}, "size": 12, "symbol": "diamond"}, "mode": "markers", "showlegend": false, "type": "scatter", "x": [0.9319], "y": [9]}, {"hovertemplate": "<b>A. Isak (Newcastle United)</b><br>xA/90<br>Z-score: 0.63<br>Percentile: 76%", "marker": {"color": "#2A9D8F", "line": {"color": "#111111", "width": 2}, "size": 12, "symbol": "diamond"}, "mode": "markers", "showlegend": false, "type": "scatter", "x": [0.6254], "y": [10]}, {"hovertemplate": "<b>A. Isak (Newcastle United)</b><br>Chose Best Pass %<br>Z-score: 0.87<br>Percentile: 80%", "marker": {"color": "#2A9D8F", "line": {"color": "#111111", "width": 2}, "size": 12, "symbol": "diamond"}, "mode": "markers", "showlegend": false, "type": "scatter", "x": [0.8669], "y": [11]}, {"hovertemplate": "<b>A. Isak (Newcastle United)</b><br>Pass Value/90<br>Z-score: 1.23<br>Percentile: 88%", "marker": {"color": "#2A9D8F", "line": {"color": "#111111", "width": 2}, "size": 12, "symbol": "diamond"}, "mode": "markers", "showlegend": false, "type": "scatter", "x": [1.23], "y": [12]}], "layout": {"height": 840, "legend": {"orientation": "h", "x": 0.5, "xanchor": "center"}, "margin": {"b": 50, "l": 200, "r": 50, "t": 100}, "title": {"font": {"color": "#222222", "size": 16}, "text": "Center Forward — Distribution (vs All Players)", "x": 0.5, "xanchor": "center"}, "xaxis": {"title": {"text": "Z-score"}, "zeroline": true}, "yaxis": {"automargin": true, "ticktext": ["Shot Conv %", "Xg/90", "Goals/90", "Self-Created Shots %", "Shot Difficulty", "Defensive Events/90", "Losses Forced/90", "Off-Ball Runs/90", "Off-Ball Dist/90", "Assists/90", "Xa/90", "Chose Best Pass %", "Pass Value/90"], "tickvals": [0, 1, 2, 3, 4, 5, 6, 7, 8, 9, 10, 11, 12]}}}
